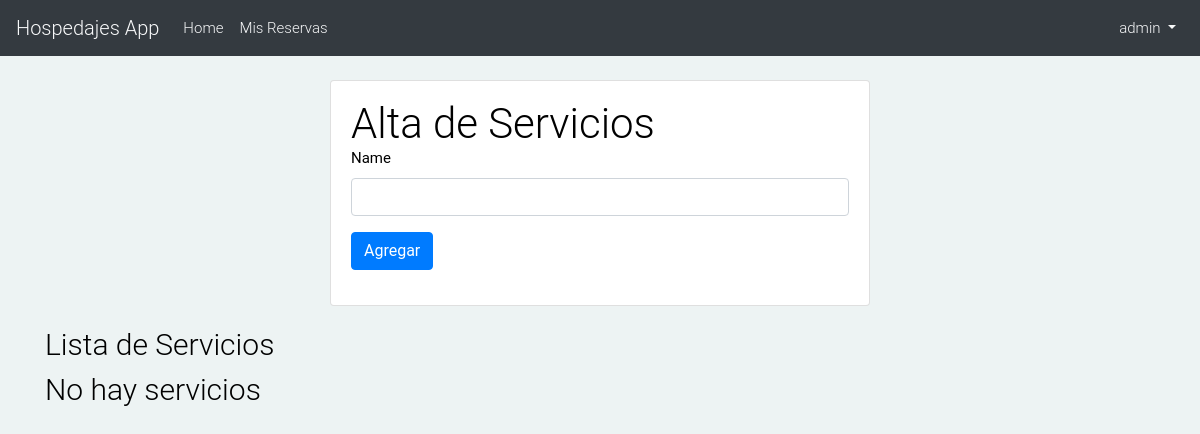
The page /hospedajes/new_feature/ (signed in) on the database as committed earlier.
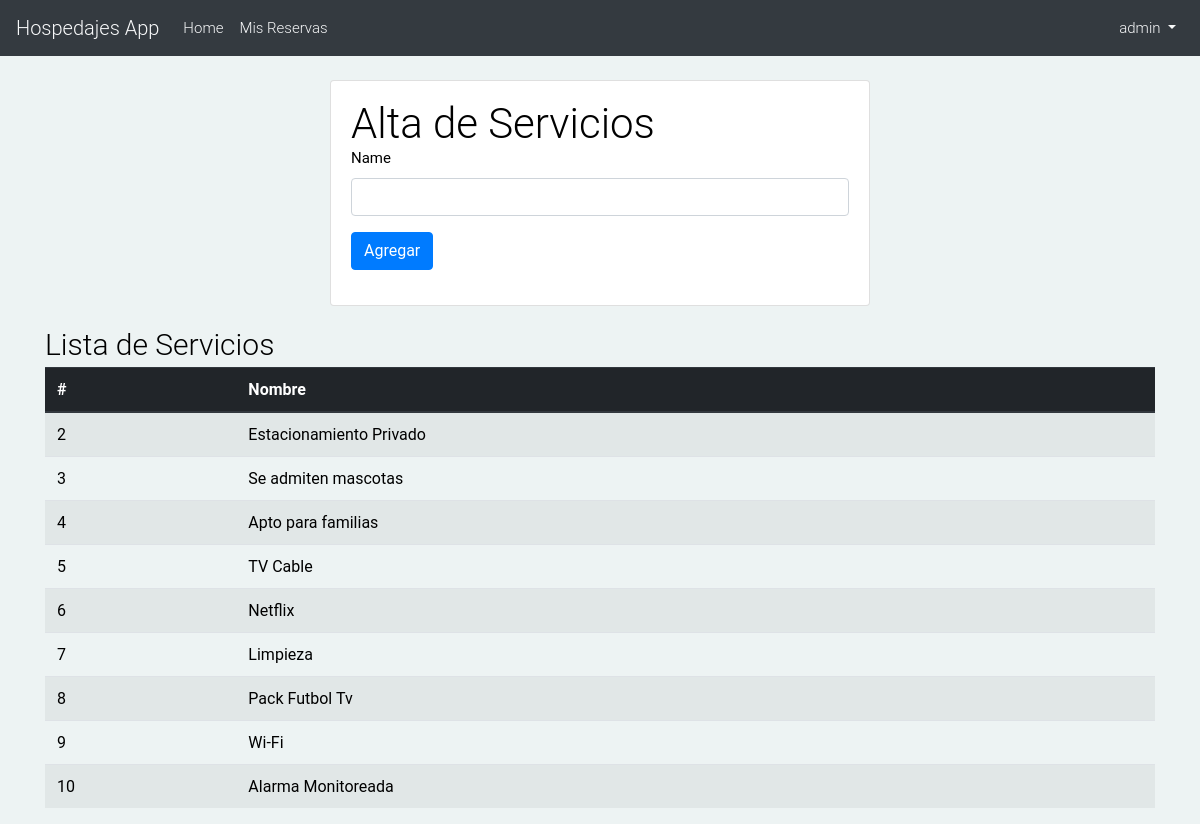
The same page on the database as committed later.
### hospedajes_app/models.py (models this page shows, shortened)
class Feature(models.Model):
    name = models.CharField(max_length=25, unique=True)
    className = models.CharField(max_length=50, blank=True)
    class Meta:
        verbose_name_plural = 'Features'

### hospedajes_app/views.py (the view)
# urls.py: path('new_feature/', views.feature_form, name='featureForm'),
@login_required
@permission_required('hospedajes_app.propertyForm', login_url='login')
def feature_form(request):
    features = Feature.objects.all()
    if request.method == 'POST':
        form = FeatureForm(request.POST)
        if form.is_valid():
            new_feature = form.save()
    else:
        form = FeatureForm()
    return render(request, 'hospedajes_app/forms/feature_form.html', {'features': features, 'form': form})

### hospedajes_app/forms.py
class FeatureForm(forms.ModelForm):
    class Meta:
        model = Feature
        fields = ('name',)

### templates/hospedajes_app/forms/feature_form.html (shortened to what this page needs)
{% extends 'hospedajes_app/base.html' %}
{% load crispy_forms_tags %}
{% block content %}
    <div class="row justify-content-center">
        <div class="col-6">
          <div class="card">
            <div class="card-body">
              <h2>Alta de Servicios</h2>
              <form method="post" novalidate>
                {{ form|crispy }}
                <button type="submit" class="btn btn-primary">Agregar</button>
              </form>
            </div>
          </div>
        </div>
    </div>
    <h3 class="mt-3">Lista de Servicios</h3>
    <table class="table table-striped table-hover table table-responsive-sm">
        {% if features %}
        <thead class="thead-dark">
            <tr>
                <th scope="col">#</th>
                <th scope="col">Nombre</th>
            </tr>
        </thead>
        <tbody>
            {% for c in features %}
            <tr>
                <td>{{ c.id }}</td>
                <td>{{ c.name }}</td>
            </tr>
            {% endfor %}
            {% else %}
                <h3>No hay servicios</h3>
            {% endif %}
        </tbody>
    </table>
{% endblock %}

Rows that differ between the two databases and show on the page:
added Feature: id "2", name "Estacionamiento Privado"
added Feature: id "3", name "Se admiten mascotas"
added Feature: id "4", name "Apto para familias"
added Feature: id "5", name "TV Cable"
added Feature: id "6", name "Netflix"
added Feature: id "7", name "Limpieza"
added Feature: id "8", name "Pack Futbol Tv"
added Feature: id "9", name "Wi-Fi"
added Feature: id "10", name "Alarma Monitoreada"
Other text that changed with them:
text no longer shown: "No hay servicios"
text now shown: "# Nombre"
